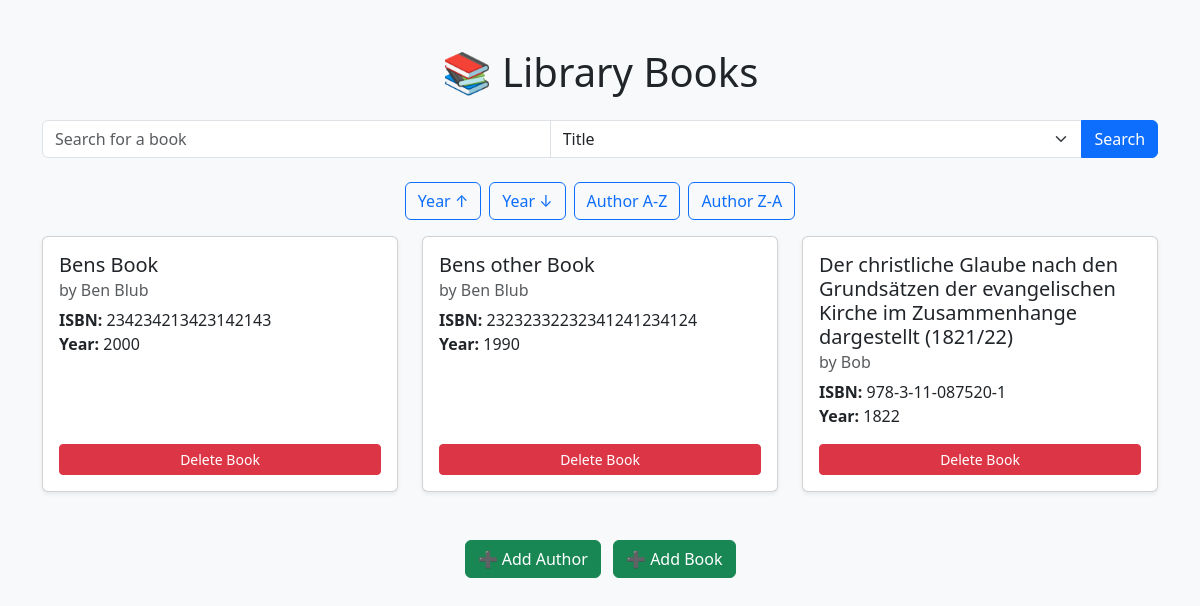
The page / on the database its author committed.
### data_models.py (models this page shows, shortened)
class Book(db.Model):
    __tablename__ = 'book'
    id = db.Column(db.Integer, primary_key=True, autoincrement=True)
    isbn = db.Column(db.String(13), unique=True, nullable=False)
    title = db.Column(db.String(200), nullable=False)
    publication_year = db.Column(db.Integer, nullable=False)
    author_id = db.Column(db.Integer, db.ForeignKey('author.id'), nullable=False)
    author = db.relationship('Author', backref=db.backref('books', lazy=True))

class Author(db.Model):
    __tablename__ = 'author'
    id = db.Column(db.Integer, primary_key=True, autoincrement=True)
    name = db.Column(db.String(100), nullable=False)
    birth_date = db.Column(db.Date, nullable=True)  # Made nullable to avoid form issues
    date_of_death = db.Column(db.Date, nullable=True)

### app.py (the view)
@app.route('/', methods=['GET'])
def home():
    search = request.args.get('search', '')
    search_by = request.args.get('search_by', 'title')
    sort = request.args.get('sort', '')
    books_query = Book.query.join(Author)
    if search:
        if search_by == 'isbn':
            books_query = books_query.filter(Book.isbn.ilike(f'%{search}%'))
        else:
            books_query = books_query.filter(Book.title.ilike(f'%{search}%'))
    if sort == 'year_asc':
        books_query = books_query.order_by(Book.publication_year.asc())
    elif sort == 'year_desc':
        books_query = books_query.order_by(Book.publication_year.desc())
    elif sort == 'author_asc':
        books_query = books_query.order_by(Author.name.asc())
    elif sort == 'author_desc':
        books_query = books_query.order_by(Author.name.desc())
    else:
        books_query = books_query.order_by(Book.title.asc())
    books = books_query.all()
    return render_template('home.html', books=books, search=search, sort=sort, search_by=search_by)

### templates/home.html (shortened to what this page needs)
<!DOCTYPE html>
<html lang="en">
<head>
    <link href="https://cdn.jsdelivr.net/npm/bootstrap@5.3.0/dist/css/bootstrap.min.css" rel="stylesheet">
</head>
<body class="bg-light">
    <div class="container py-5">
        <h1 class="mb-4 text-center">📚 Library Books</h1>
        <form method="GET" action="/" class="input-group mb-4">
            <input type="text" name="search" class="form-control" placeholder="Search for a book" value="{{ search }}">
            <select name="search_by" class="form-select">
                <option value="title" {% if search_by == 'title' %}selected{% endif %}>Title</option>
            </select>
            <button type="submit" class="btn btn-primary">Search</button>
        </form>
        <div class="d-flex justify-content-center mb-3 gap-2">
            <a href="{{ url_for('home', search=search, sort='year_asc') }}" class="btn btn-outline-primary {% if sort == 'year_asc' %}active{% endif %}">
                Year ↑
            </a>
            <a href="{{ url_for('home', search=search, sort='year_desc') }}" class="btn btn-outline-primary {% if sort == 'year_desc' %}active{% endif %}">
                Year ↓
            </a>
            <a href="{{ url_for('home', search=search, sort='author_asc') }}" class="btn btn-outline-primary {% if sort == 'author_asc' %}active{% endif %}">
                Author A-Z
            </a>
            <a href="{{ url_for('home', search=search, sort='author_desc') }}" class="btn btn-outline-primary {% if sort == 'author_desc' %}active{% endif %}">
                Author Z-A
            </a>
        </div>
        <div class="row">
            {% for book in books %}
            <div class="col-md-6 col-lg-4 mb-4">
                <div class="card shadow-sm h-100">
                    <div class="card-body d-flex flex-column">
                        <h5 class="card-title">{{ book.title }}</h5>
                        <h6 class="card-subtitle mb-2 text-muted">by {{ book.author.name }}</h6>
                        <p class="card-text"><strong>ISBN:</strong> {{ book.isbn }}<br>
                        <strong>Year:</strong> {{ book.publication_year }}</p>
                        <form action="{{ url_for('delete_book', book_id=book.id) }}" method="POST" class="mt-auto">
                            <button type="submit" class="btn btn-sm btn-danger w-100">Delete Book</button>
                        </form>
                    </div>
                </div>
            </div>
            {% endfor %}
        </div>
        <div class="text-center mt-4">
            <a href="{{ url_for('add_author') }}" class="btn btn-success me-2">➕ Add Author</a>
            <a href="{{ url_for('add_book') }}" class="btn btn-success">➕ Add Book</a>
        </div>
    </div>
</body>
</html>

### rows shown on the page
Book: title "Bens Book", author.name "Ben Blub", isbn "234234213423142143", publication_year "2000"
Book: title "Bens other Book", author.name "Ben Blub", isbn "23232332232341241234124", publication_year "1990"
Book: title "Der christliche Glaube nach den Grundsätzen der evangelischen Kirche im Zusammenhange dargestellt (1821/22)", author.name "Bob", isbn "978-3-11-087520-1", publication_year "1822"
